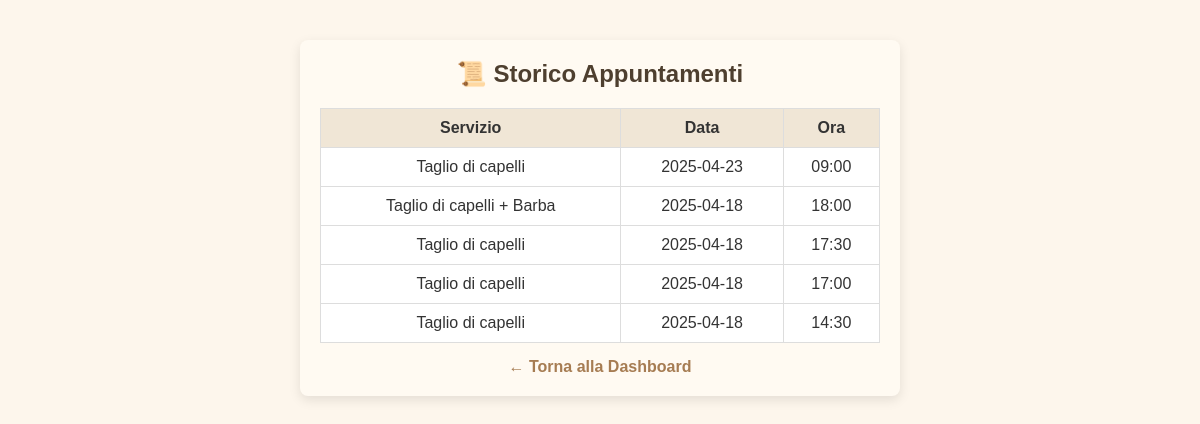
The app's page /user_history (signed in), older data.
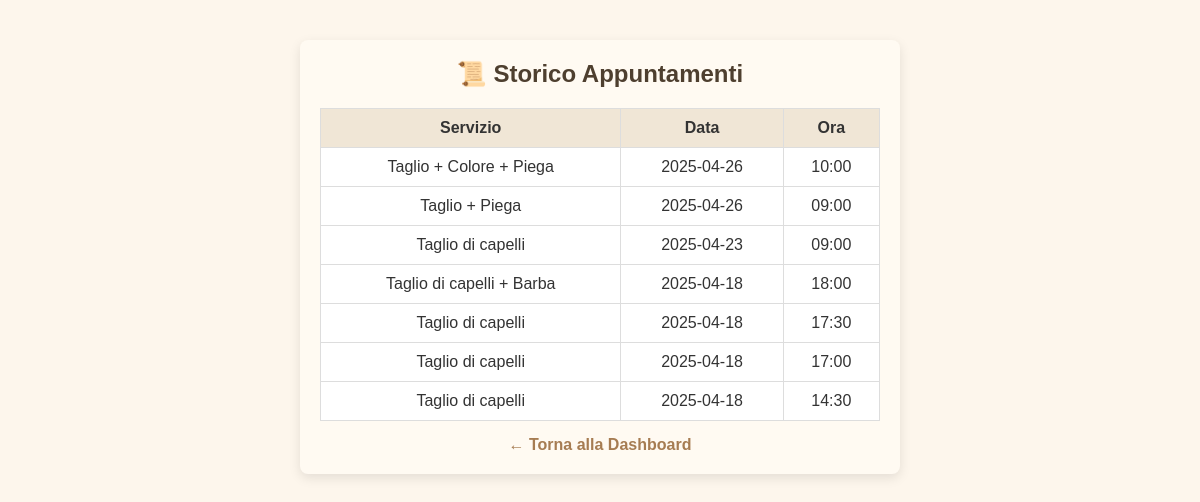
The same page, newer data.
### tables this page shows
CREATE TABLE appointments (
            id INTEGER PRIMARY KEY AUTOINCREMENT,
            user_id INTEGER NOT NULL,
            service TEXT NOT NULL,
            date TEXT NOT NULL,
            time TEXT NOT NULL, barber TEXT NOT NULL DEFAULT 'Mattia', tipo TEXT DEFAULT 'barbiere',
            FOREIGN KEY (user_id) REFERENCES users(id)
        );

### app.py (the view)
@app.route('/user_history')
def user_history():
    if 'user_id' not in session:
        return redirect(url_for('login_user'))
    user_id = session['user_id']
    today = datetime.now().strftime("%Y-%m-%d")
    now_time = datetime.now().strftime("%H:%M")
    conn = sqlite3.connect('bookings.db')
    cursor = conn.cursor()
    cursor.execute("""
        SELECT service, date, time
        FROM appointments
        WHERE user_id = ? AND (date < ? OR (date = ? AND time < ?))
        ORDER BY date DESC, time DESC
    """, (user_id, today, today, now_time))
    appointments = cursor.fetchall()
    conn.close()
    return render_template('user_history.html', appointments=appointments)

### templates/user_history.html (shortened to what this page needs)
<!DOCTYPE html>
<html lang="it">
<head>
  <link rel="stylesheet" href="{{ url_for('static', filename='style.css') }}">
</head>
<body>
  <div class="container">
    <h2>📜 Storico Appuntamenti</h2>
    {% if appointments %}
      <table>
        <thead>
          <tr>
            <th>Servizio</th>
            <th>Data</th>
            <th>Ora</th>
          </tr>
        </thead>
        <tbody>
          {% for a in appointments %}
          <tr>
            <td>{{ a[0] }}</td>
            <td>{{ a[1] }}</td>
            <td>{{ a[2] }}</td>
          </tr>
          {% endfor %}
        </tbody>
      </table>
    {% else %}
      <p>Non hai appuntamenti passati.</p>
    {% endif %}
    <a href="{{ url_for('user_dashboard') }}">← Torna alla Dashboard</a>
  </div>
</body>
</html>

Row changes from the older to the newer data that the page shows:
added appointments: service "Taglio + Colore + Piega", date "2025-04-26", time "10:00"
added appointments: service "Taglio + Piega", date "2025-04-26", time "09:00"
